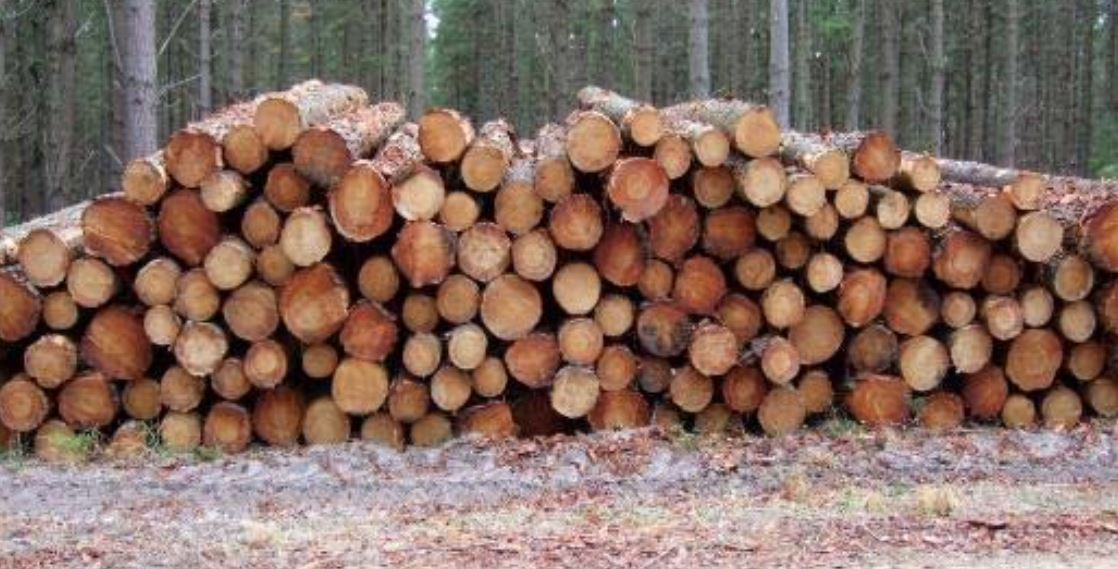
#> input picture Class/img2/wood.jpg, 1118 x 569 px
$ python 'Class Week 6 Casestudy2HSV.py'
#> lines starting #> are read from the running program, lines starting #| are printed output that depends on the picture; after the words box and inside, x2 and y2 are one past the last pixel; in counts of white or black regions, pixels touching at a corner belong together
import cv2 as cv
import numpy as np

low_H = 0; high_H = 180
low_S = 0; high_S = 255
low_V = 0; high_V = 255


def low_h(val):
    global low_H
    low_H = val
    b_img = cv.inRange(hsv, (low_H,low_S,low_V),(high_H,high_S,high_V))
    cv.imshow('Color_Filter', b_img)
def high_h(val):
    global high_H
    high_H = val
    b_img = cv.inRange(hsv, (low_H,low_S,low_V),(high_H,high_S,high_V))
def low_s(val):
    global low_S
    low_S = val
    b_img = cv.inRange(hsv, (low_H,low_S,low_V),(high_H,high_S,high_V))
    cv.imshow('Color_Filter', b_img)
def high_s(val):
    global high_S
    high_S = val
    b_img = cv.inRange(hsv, (low_H,low_S,low_V),(high_H,high_S,high_V))
    cv.imshow('Color_Filter', b_img)
def low_v(val):
    global low_V
    low_V = val
    b_img = cv.inRange(hsv, (low_H,low_S,low_V),(high_H,high_S,high_V))
    cv.imshow('Color_Filter', b_img)
def high_v(val):
    global high_V
    high_V = val
    b_img = cv.inRange(hsv, (low_H,low_S,low_V),(high_H,high_S,high_V))
    cv.imshow('Color_Filter', b_img)


img = cv.imread('img2/wood.jpg', cv.IMREAD_COLOR)
#> img is the input picture: shape (569, 1118, 3); mean B, G, R 97.6, 108.5, 133.7
img = cv.GaussianBlur(img, (5,5), 0)

# change color space to HSV
hsv = cv.cvtColor(img, cv.COLOR_BGR2HSV)
#> hsv: shape (569, 1118, 3); mean H, S, V 43.8, 80.4, 135.2
# h,s,v = cv.split(hsv)
cv.namedWindow('Color_Filter')
cv.createTrackbar('low_H','Color_Filter',0, 180, low_h)
#> slider 'low_H' is set to 36
cv.createTrackbar('high_H','Color_Filter',0, 180, high_h)
#> slider 'high_H' is set to 180
cv.createTrackbar('low_S','Color_Filter',0, 255, low_s)
#> slider 'low_S' is set to 51
cv.createTrackbar('high_S','Color_Filter',0, 255, high_s)
#> slider 'high_S' is set to 255
cv.createTrackbar('low_V','Color_Filter',0, 255, low_v)
#> slider 'low_V' is set to 51
cv.createTrackbar('high_V','Color_Filter',0, 255, high_v)
#> slider 'high_V' is set to 255


cv.waitKey(0)
#> in low_h, `b_img = cv.inRange(hsv, (low_H,low_S,low_V),(high_H,high_S,high_V))`:
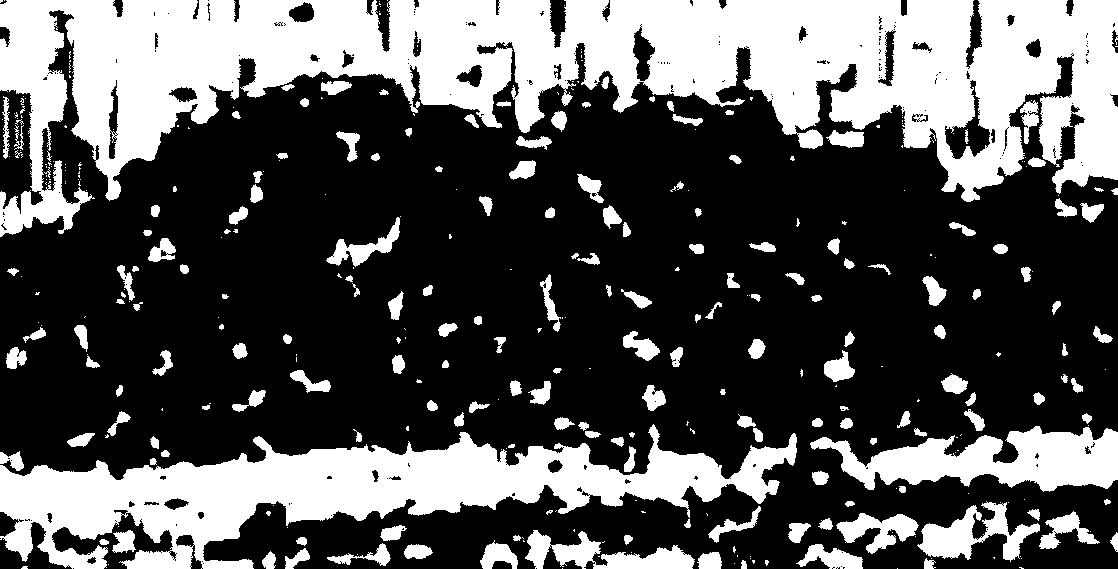
#> b_img: shape (569, 1118); 34% white; 372 white regions (192 under 20 px), largest, box (x1, y1, x2, y2) and area: (0, 0, 1118, 237) 123130, (0, 424, 797, 569) 46399, (810, 426, 1118, 492) 11262
#> in low_s, `b_img = cv.inRange(hsv, (low_H,low_S,low_V),(high_H,high_S,high_V))`:
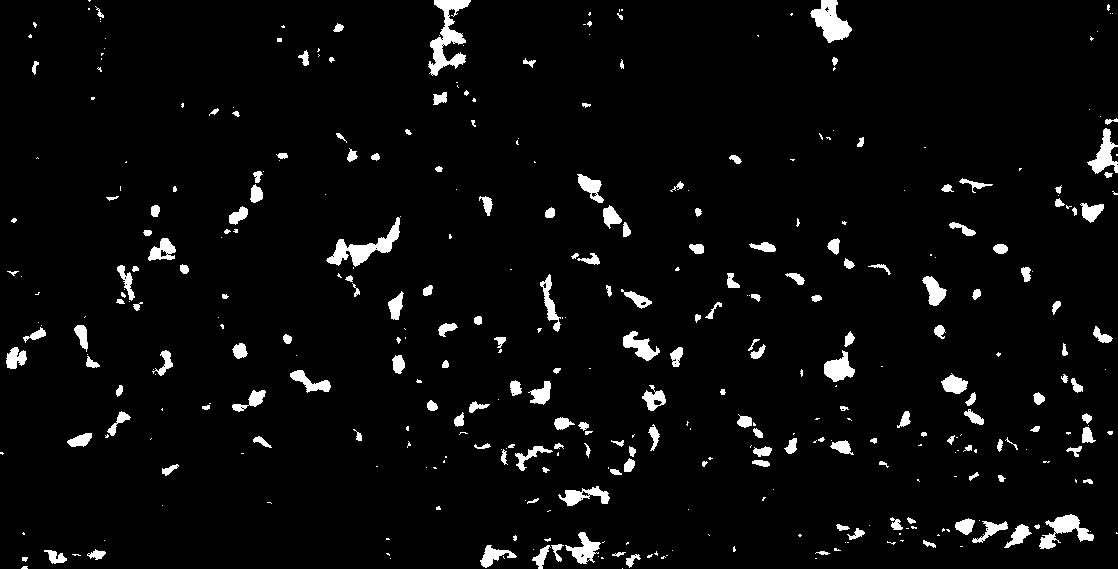
#> b_img: shape (569, 1118); 4.1% white; 387 white regions (196 under 20 px), largest, box (x1, y1, x2, y2) and area: (428, 0, 471, 76) 1319, (326, 217, 400, 267) 1095, (810, 0, 852, 43) 971
cv.destroyAllWindows()

$ run again, with Class/img2/1.jpg copied over Class/img2/wood.jpg
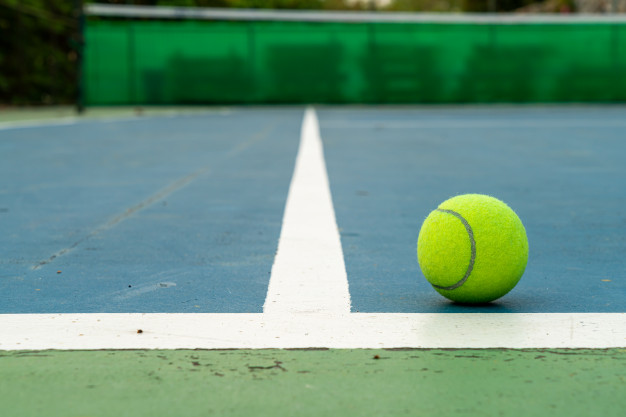
#> input picture Class/img2/1.jpg, 626 x 417 px
#> img is the input picture: shape (417, 626, 3); mean B, G, R 124.3, 145.7, 103.9
#> hsv: shape (417, 626, 3); mean H, S, V 70.8, 114.9, 151.5
#> in low_h, `b_img = cv.inRange(hsv, (low_H,low_S,low_V),(high_H,high_S,high_V))`:
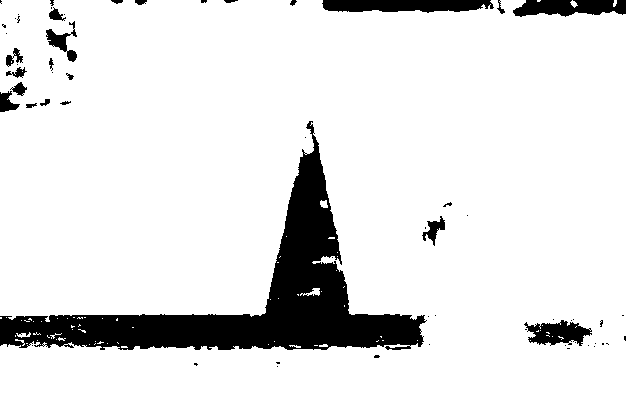
#> b_img: shape (417, 626); 89.3% white; 61 black regions (39 under 20 px), largest, box (x1, y1, x2, y2) and area: (0, 121, 427, 350) 21676, (322, 0, 494, 13) 1832, (513, 0, 626, 17) 1447
#> in low_s, `b_img = cv.inRange(hsv, (low_H,low_S,low_V),(high_H,high_S,high_V))`:
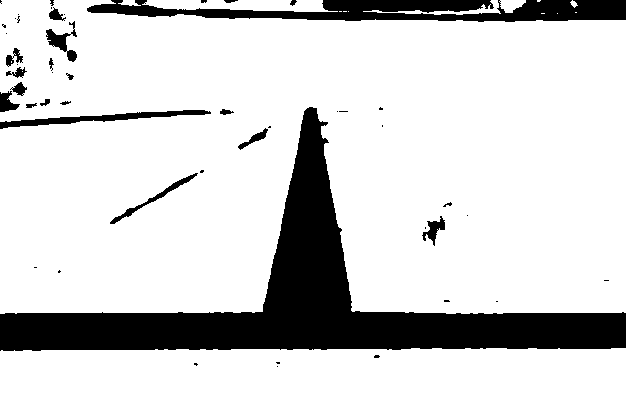
#> b_img: shape (417, 626); 83% white; 50 black regions (29 under 20 px), largest, box (x1, y1, x2, y2) and area: (0, 107, 626, 351) 33297, (87, 0, 626, 22) 7396, (0, 110, 211, 129) 1182

$ run again, with Class/img2/2.jpg copied over Class/img2/wood.jpg
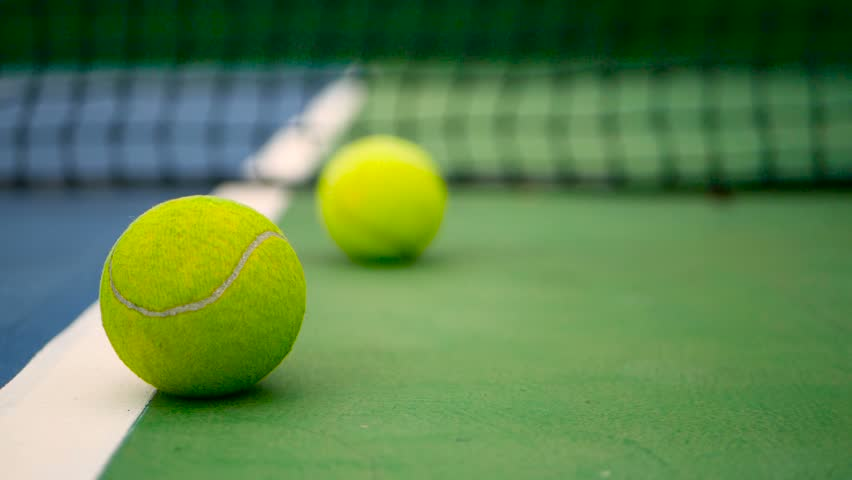
#> input picture Class/img2/2.jpg, 852 x 480 px
#> img is the input picture: shape (480, 852, 3); mean B, G, R 76.3, 130.7, 92.7
#> hsv: shape (480, 852, 3); mean H, S, V 57.4, 141.8, 134.4
#> in low_h, `b_img = cv.inRange(hsv, (low_H,low_S,low_V),(high_H,high_S,high_V))`:
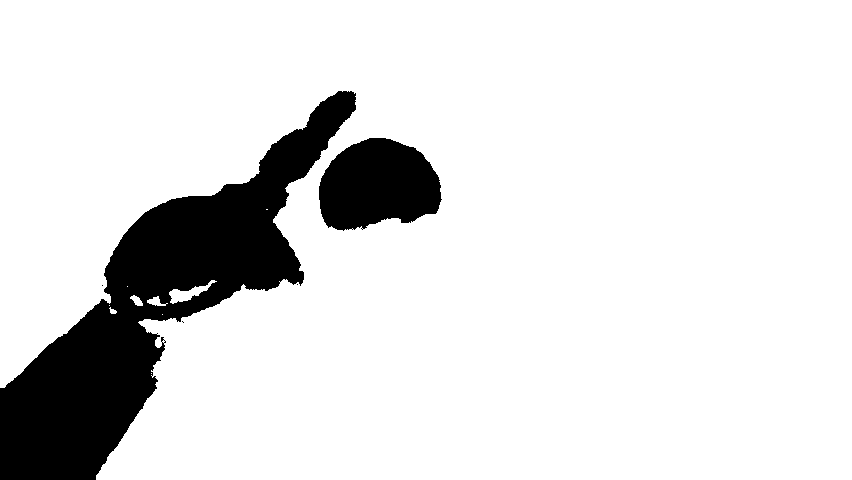
#> b_img: shape (480, 852); 87.6% white; 5 black regions (3 under 20 px), largest, box (x1, y1, x2, y2) and area: (0, 91, 356, 480) 42178, (319, 138, 442, 231) 8636
#> in low_s, `b_img = cv.inRange(hsv, (low_H,low_S,low_V),(high_H,high_S,high_V))`:
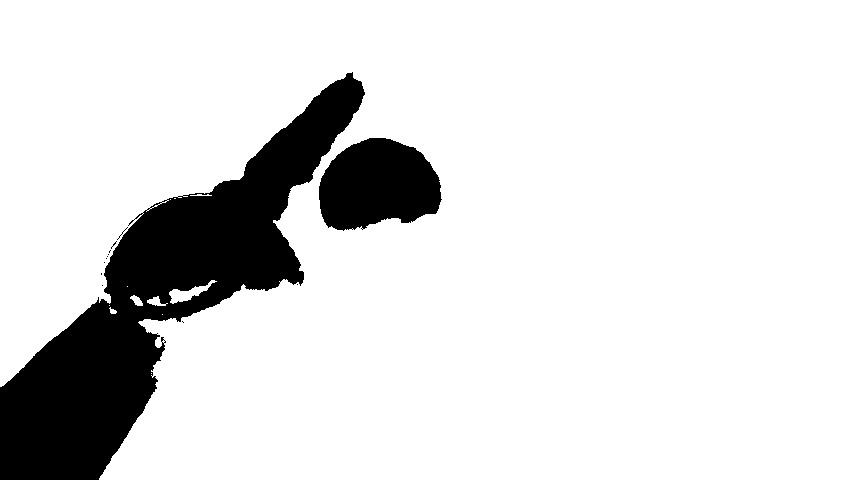
#> b_img: shape (480, 852); 86.8% white; 13 black regions (11 under 20 px), largest, box (x1, y1, x2, y2) and area: (0, 72, 365, 480) 45286, (319, 138, 442, 231) 8636

$ run again, with Class/img2/Group.jpg copied over Class/img2/wood.jpg
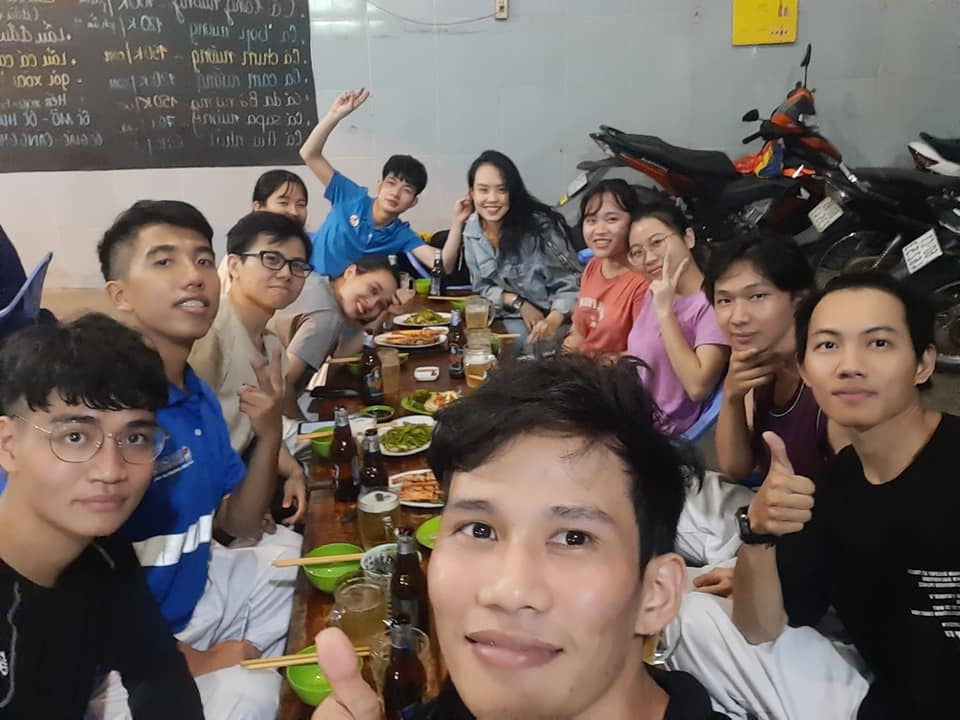
#> input picture Class/img2/Group.jpg, 960 x 720 px
#> img is the input picture: shape (720, 960, 3); mean B, G, R 93.9, 99.6, 110.5
#> hsv: shape (720, 960, 3); mean H, S, V 49.8, 59.8, 115.7
#> in low_h, `b_img = cv.inRange(hsv, (low_H,low_S,low_V),(high_H,high_S,high_V))`:
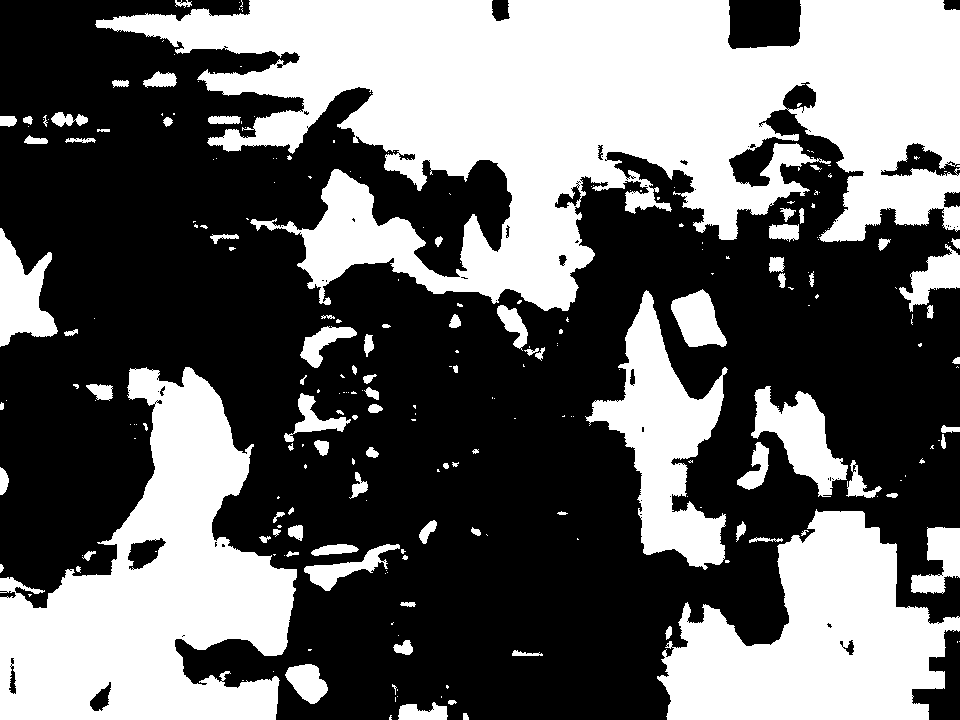
#> b_img: shape (720, 960); 40.7% white; 251 white regions (157 under 20 px), largest, box (x1, y1, x2, y2) and area: (95, 0, 960, 311) 143543, (0, 367, 297, 720) 55211, (657, 509, 960, 720) 37006
#> in low_s, `b_img = cv.inRange(hsv, (low_H,low_S,low_V),(high_H,high_S,high_V))`:
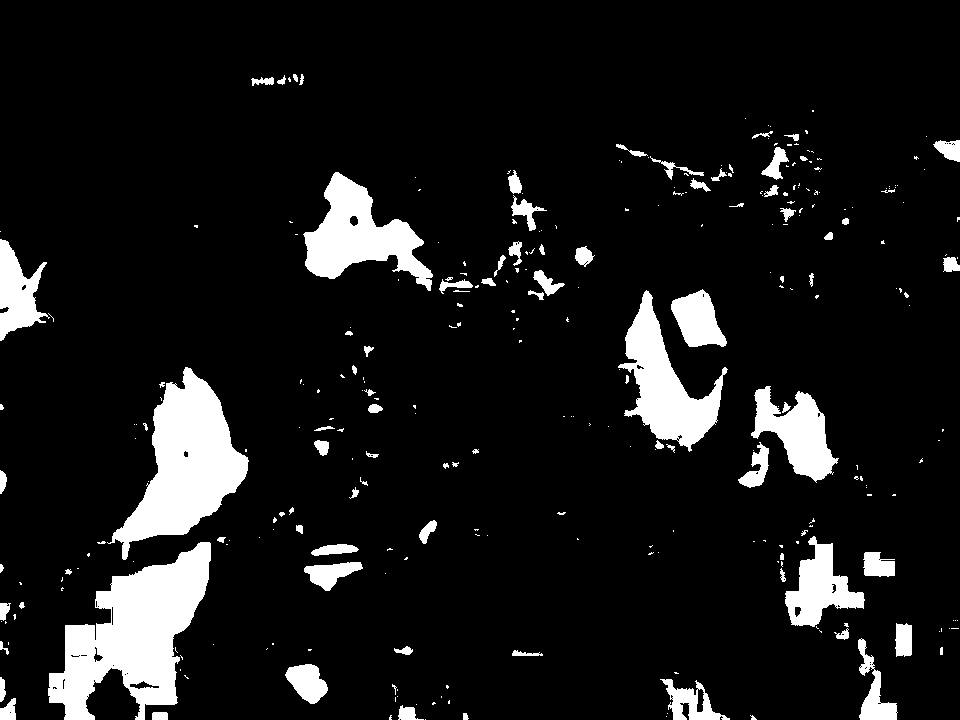
#> b_img: shape (720, 960); 9.7% white; 306 white regions (214 under 20 px), largest, box (x1, y1, x2, y2) and area: (48, 542, 211, 720) 14551, (107, 367, 249, 560) 12054, (303, 172, 433, 291) 6961
